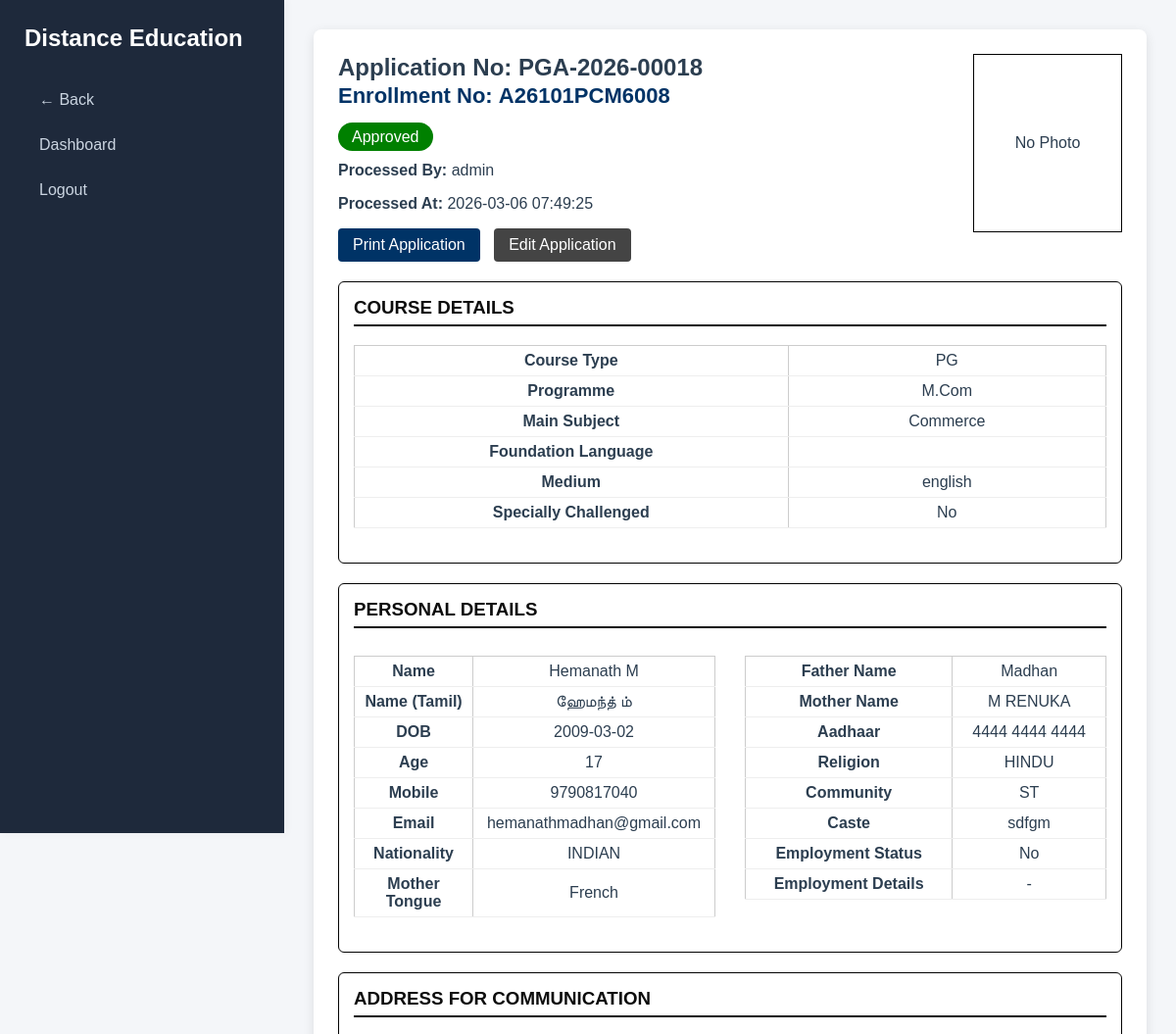
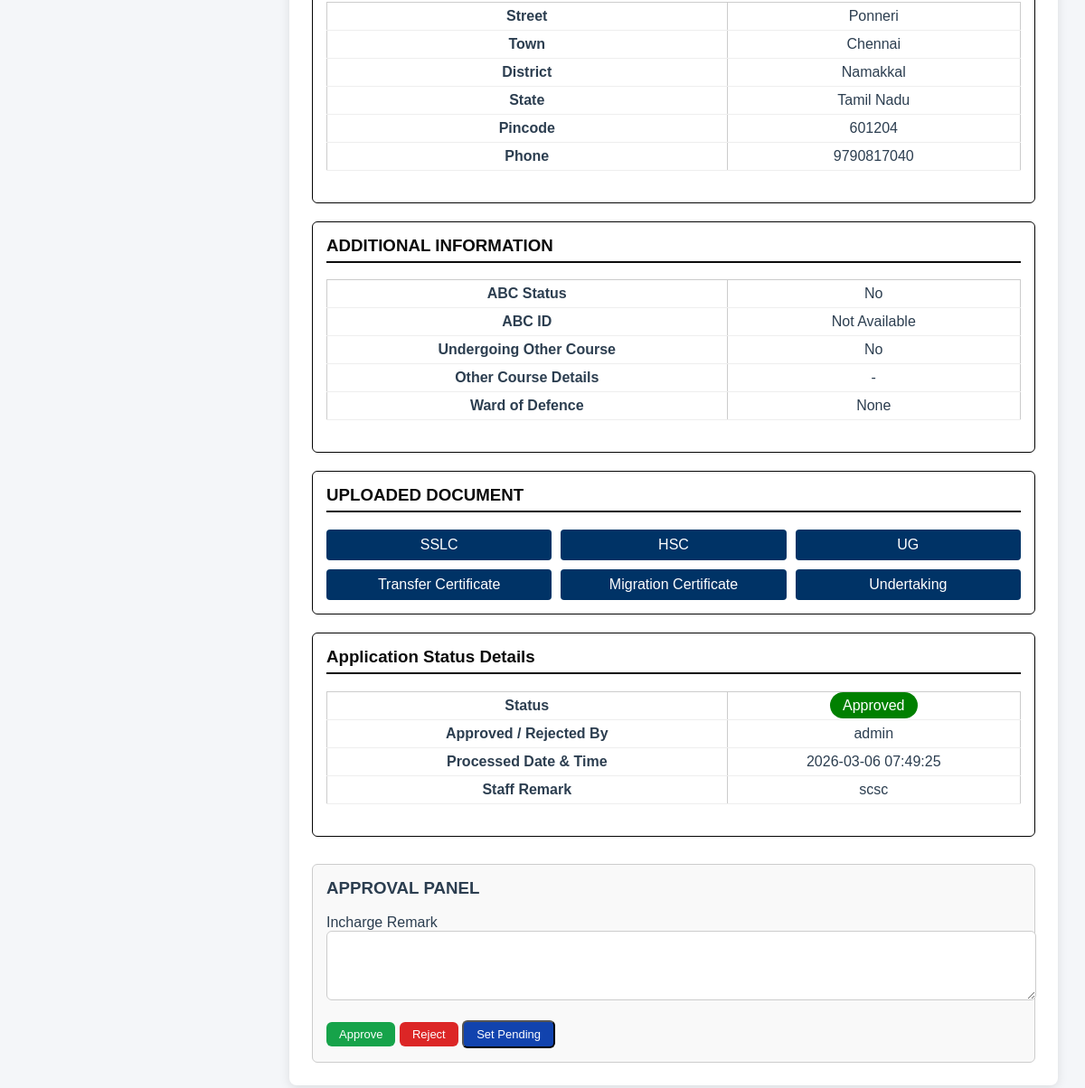
Page /admin/admission/view.php?id=72 (signed in) on the committed database (2 pictures, top to bottom).
### tables this page shows
CREATE TABLE `records` (
  `id` int(11) NOT NULL,
  `application_no` varchar(30) NOT NULL,
  `course_type` varchar(20) DEFAULT NULL,
  `foundation_lang` varchar(50) DEFAULT NULL,
  `programme_name` varchar(150) DEFAULT NULL,
  `main_subject` varchar(150) DEFAULT NULL,
  `medium` varchar(20) DEFAULT NULL,
  `differently_abled` varchar(5) DEFAULT NULL,
  `photo` varchar(255) DEFAULT NULL,
  `name` varchar(150) NOT NULL,
  `street` varchar(200) NOT NULL,
  `town` varchar(100) NOT NULL,
  `state` varchar(100) NOT NULL,
  `district` varchar(100) NOT NULL,
  `pincode` varchar(10) NOT NULL,
  `phone` varchar(15) DEFAULT NULL,
  `mobile` varchar(15) NOT NULL,
  `name_english` varchar(150) NOT NULL,
  `name_tamil` varchar(150) NOT NULL,
  `dob` date NOT NULL,
  `age` int(11) NOT NULL,
  `guardian_name` varchar(150) NOT NULL,
  `aadhaar` varchar(14) DEFAULT NULL,
  `nationality` varchar(50) DEFAULT NULL,
  `religion` varchar(100) DEFAULT NULL,
  `mother_tongue` varchar(100) DEFAULT NULL,
  `blood_group` varchar(5) DEFAULT NULL,
  `community` varchar(20) DEFAULT NULL,
  `caste` varchar(100) DEFAULT NULL,
  `employment_status` varchar(10) DEFAULT NULL,
  `employment_type` varchar(150) DEFAULT NULL,
  `other_course` varchar(10) DEFAULT NULL,
  `other_course_details` varchar(255) DEFAULT NULL,
  `defence_personnel` tinyint(1) DEFAULT 0,
  `ex_servicemen` tinyint(1) DEFAULT 0,
  `sslc_school` varchar(150) DEFAULT NULL,
  `sslc_board` varchar(150) DEFAULT NULL,
  `sslc_pass_year` varchar(20) DEFAULT NULL,
  `sslc_reg_no` varchar(50) DEFAULT NULL,
  `sslc_grade` varchar(50) DEFAULT NULL,
  `sslc_max_marks` varchar(20) DEFAULT NULL,
  `hsc_school` varchar(150) DEFAULT NULL,
  `hsc_board` varchar(150) DEFAULT NULL,
  `hsc_pass_year` varchar(20) DEFAULT NULL,
  `hsc_reg_no` varchar(50) DEFAULT NULL,
  `hsc_grade` varchar(50) DEFAULT NULL,
  `hsc_max_marks` varchar(20) DEFAULT NULL,
  `abc_status` varchar(10) DEFAULT NULL,
  `abc_id` varchar(12) DEFAULT NULL,
  `sslc_file` varchar(255) DEFAULT NULL,
  `hsc_file` varchar(255) DEFAULT NULL,
  `ug_file` varchar(255) DEFAULT NULL,
  `tc_file` varchar(255) DEFAULT NULL,
  `migration_file` varchar(255) DEFAULT NULL,
  `undertaking_file` varchar(255) DEFAULT NULL,
  `enclosures` text DEFAULT NULL,
  `created_at` timestamp NOT NULL DEFAULT current_timestamp(),
  `dip_school` varchar(200) DEFAULT NULL,
  `dip_board` varchar(200) DEFAULT NULL,
  `dip_pass_year` varchar(10) DEFAULT NULL,
  `dip_reg_no` varchar(50) DEFAULT NULL,
  `dip_grade` varchar(50) DEFAULT NULL,
  `dip_max_marks` varchar(50) DEFAULT NULL,
  `ug_school` varchar(200) DEFAULT NULL,
  `ug_board` varchar(200) DEFAULT NULL,
  `ug_pass_year` varchar(10) DEFAULT NULL,
  `ug_reg_no` varchar(50) DEFAULT NULL,
  `ug_grade` varchar(50) DEFAULT NULL,
  `ug_max_marks` varchar(50) DEFAULT NULL,
  `mother_name` varchar(100) NOT NULL,
  `email` varchar(150) NOT NULL,
  `defence_ward` varchar(50) DEFAULT NULL,
  `status` varchar(20) DEFAULT 'Pending',
  `staff_remark` text DEFAULT NULL,
  `processed_by` varchar(100) DEFAULT NULL,
  `processed_at` datetime DEFAULT NULL,
  `enrollment_no` varchar(30) DEFAULT NULL,
  `course_code` varchar(10) DEFAULT NULL,
  `course_id` int(11) DEFAULT NULL
);

CREATE TABLE `states` (
  `id` int(11) NOT NULL,
  `state_name` varchar(100) NOT NULL
);

### admin/admission/view.php (the view, shortened to what this page needs)
<?php
require_once "../../db.php";
$id = isset($_GET['id']) ? intval($_GET['id']) : 0;
$stmt = $conn->prepare("
    SELECT r.*, s.state_name
    FROM records r
    LEFT JOIN states s ON r.state = s.id
    WHERE r.id=?
");
$stmt->bind_param("i", $id);
$stmt->execute();
$data = $stmt->get_result()->fetch_assoc();
$baseURL  = "/admission/admission-form/uploads/";
$basePath = $_SERVER['DOCUMENT_ROOT'] . $baseURL;
$appFolder = $data['application_no'] . "/";
$photoFile = $data['photo'] ?? '';
$photoPath = $basePath . $appFolder . $photoFile;
$photoURL  = $baseURL . $appFolder . $photoFile;
$statusClass = "badge-pending";
if($data['status']=="Approved") $statusClass="badge-approved";
elseif($data['status']=="Rejected") $statusClass="badge-rejected";
?>
<!DOCTYPE html>
<html>
<head>
<link rel="stylesheet" href="../assets/style.css">
</head>
<body>
<div class="sidebar">
<h2>Distance Education</h2>
<a href="list.php">← Back</a>
<a href="../dashboard.php">Dashboard</a>
<a href="../logout.php">Logout</a>
</div>
<div class="main">
<div class="main-card">
<div class="header-flex">
<div>
<h2>
Application No: <?php echo htmlspecialchars($data['application_no']); ?>
<?php if(strtolower(trim($data['status'])) == "approved"
      && !empty($data['enrollment_no'])): ?>
    <br>
    <span style="font-size:22px;color:#003366;">
        Enrollment No:
        <strong>
            <?php echo htmlspecialchars($data['enrollment_no']); ?>
        </strong>
    </span>
<?php endif; ?>
</h2>
<p>
<span class="<?php echo $statusClass; ?>">
<?php echo htmlspecialchars($data['status']); ?>
</span>
</p>
<p><strong>Processed By:</strong> <?php echo $data['processed_by'] ?? '-'; ?></p>
<p><strong>Processed At:</strong> <?php echo $data['processed_at'] ?? '-'; ?></p>
<div style="margin-top:15px;">
<a href="print.php?id=<?php echo $data['id']; ?>"
   target="_blank"
   class="doc-btn"
   style="display:inline-block;width:auto;padding:8px 15px;">
   Print Application
</a>
<a href="edit.php?id=<?php echo $data['id']; ?>"
   class="doc-btn"
   style="display:inline-block;width:auto;padding:8px 15px;background:#444;margin-left:10px;">
   Edit Application
</a>
</div>
</div>
<div class="photo-box">
<?php if(!empty($photoFile) && file_exists($photoPath)): ?>
<img src="<?php echo $photoURL; ?>">
<?php else: ?>
<div style="width:150px;height:180px;border:1px solid #000;
display:flex;align-items:center;justify-content:center;">
No Photo
</div>
<?php endif; ?>
</div>
</div>
<div class="section">
<h3> COURSE DETAILS</h3>
<table class="details-table">
<tr><td>Course Type</td><td><?php echo $data['course_type']; ?></td></tr>
<tr><td>Programme</td><td><?php echo $data['programme_name']; ?></td></tr>
<tr><td>Main Subject</td><td><?php echo $data['main_subject']; ?></td></tr>
<tr><td>Foundation Language</td><td><?php echo $data['foundation_lang']; ?></td></tr>
<tr><td>Medium</td><td><?php echo $data['medium']; ?></td></tr>
<tr>
<td>Specially Challenged</td>
<td>
<?php echo !empty($data['differently_abled'])
        ? htmlspecialchars($data['differently_abled'])
        : 'No'; ?>
</td>
</tr>
</table>
</div>
<div class="section">
<h3> PERSONAL DETAILS</h3>
<div style="display:flex; gap:30px; align-items:flex-start;">
<table class="details-table" style="width:50%;">
<tr><td>Name</td><td><?php echo $data['name'] ?? '-'; ?></td></tr>
<tr><td>Name (Tamil)</td><td><?php echo $data['name_tamil'] ?? '-'; ?></td></tr>
<tr><td>DOB</td><td><?php echo $data['dob'] ?? '-'; ?></td></tr>
<tr><td>Age</td><td><?php echo $data['age'] ?? '-'; ?></td></tr>
<tr><td>Mobile</td><td><?php echo $data['mobile'] ?? '-'; ?></td></tr>
<tr><td>Email</td><td><?php echo $data['email'] ?? '-'; ?></td></tr>
<tr><td>Nationality</td><td><?php echo $data['nationality'] ?? '-'; ?></td></tr>
<tr><td>Mother Tongue</td><td><?php echo $data['mother_tongue'] ?? '-'; ?></td></tr>
</table>
<table class="details-table" style="width:50%;">
<tr><td>Father Name</td><td><?php echo $data['guardian_name'] ?? '-'; ?></td></tr>
<tr><td>Mother Name</td><td><?php echo $data['mother_name'] ?? '-'; ?></td></tr>
<tr><td>Aadhaar</td><td><?php echo $data['aadhaar'] ?? '-'; ?></td></tr>
<tr><td>Religion</td><td><?php echo $data['religion'] ?? '-'; ?></td></tr>
<tr><td>Community</td><td><?php echo $data['community'] ?? '-'; ?></td></tr>
<tr><td>Caste</td><td><?php echo $data['caste'] ?? '-'; ?></td></tr>
<tr><td>Employment Status</td>
<td>
<?php
if(!empty($data['employment_status'])){
    echo ucfirst($data['employment_status']);
}else{
    echo '-';
}
?>
</td>
</tr>
<tr><td>Employment Details</td>
<td>
<?php echo $data['employment_type'] ?? '-'; ?>
</td>
</tr>
</table>
</div>
</div>
<div class="section">
<h3> ADDRESS FOR COMMUNICATION</h3>
<table class="details-table">
<tr><td>Street</td><td><?php echo $data['street']; ?></td></tr>
<tr><td>Town</td><td><?php echo $data['town']; ?></td></tr>
<tr><td>District</td><td><?php echo $data['district']; ?></td></tr>
<tr><td>State</td><td><?php echo $data['state_name']; ?></td></tr>
<tr><td>Pincode</td><td><?php echo $data['pincode']; ?></td></tr>
<tr><td>Phone</td><td><?php echo $data['phone']; ?></td></tr>
</table>
</div>
<div class="section">
<h3> ADDITIONAL INFORMATION</h3>
<table class="details-table">
<tr>
<td>ABC Status</td>
<td>
<?php echo htmlspecialchars($data['abc_status'] ?? 'No'); ?>
</td>
</tr>
<tr>
<td>ABC ID</td>
<td>
<?php
if(!empty($data['abc_id'])){
    echo chunk_split($data['abc_id'],4,' ');
}else{
    echo 'Not Available';
}
?>
</td>
</tr>
<tr>
<td>Undergoing Other Course</td>
<td>
<?php echo htmlspecialchars($data['other_course'] ?? 'No'); ?>
</td>
</tr>
<tr>
<td>Other Course Details</td>
<td>
<?php echo !empty($data['other_course_details'])
        ? htmlspecialchars($data['other_course_details'])
        : '-'; ?>
</td>
</tr>
<tr>
<td>Ward of Defence</td>
<td>
<?php
if(!empty($data['defence_personnel'])){
    echo "Defence Personnel";
}
elseif(!empty($data['ex_servicemen'])){
    echo "Ex-Servicemen";
}
else{
    echo "None";
}
?>
</td>
</tr>
</table>
</div>
<div class="section">
<h3> UPLOADED DOCUMENT</h3>
<div class="doc-grid">
<?php
$files = [
'sslc_file'=>'SSLC',
'hsc_file'=>'HSC',
'ug_file'=>'UG',
'tc_file'=>'Transfer Certificate',
'migration_file'=>'Migration Certificate',
'undertaking_file'=>'Undertaking'
];
foreach($files as $key=>$label){
if(!empty($data[$key])){
echo '<a class="doc-btn" target="_blank" href="'.$baseURL.$appFolder.$data[$key].'">'.$label.'</a>';
}
}
?>
</div>
</div>
<div class="section">
<h3>Application Status Details</h3>
<table class="details-table">
<tr>
<td>Status</td>
<td>
<span class="<?php echo $statusClass; ?>">
<?php echo htmlspecialchars($data['status']); ?>
</span>
</td>
</tr>
<tr>
<td>Approved / Rejected By</td>
<td><?php echo htmlspecialchars($data['processed_by'] ?? '-'); ?></td>
</tr>
<tr>
<td>Processed Date & Time</td>
<td><?php echo htmlspecialchars($data['processed_at'] ?? '-'); ?></td>
</tr>
<tr>
<td>Staff Remark</td>
<td><?php echo htmlspecialchars($data['staff_remark'] ?? 'Not Updated'); ?></td>
</tr>
</table>
</div>
<div class="approval-box">
<h3>APPROVAL PANEL</h3>
<form method="POST">
<label>Incharge Remark</label>
<textarea name="remark" rows="3" required></textarea>
<br><br>
<button type="submit" name="action" value="approve" class="btn approve">Approve</button>
<button type="submit" name="action" value="reject" class="btn reject">Reject</button>
<button type="submit" name="action" value="pending" class="btn view">Set Pending</button>
</form>
</div>
</div>
</div>
</body>
</html>

### admin/assets/style.css (style rules this page uses)
body { margin:0; font-family: "Segoe UI", Arial, sans-serif; background:#f4f6f9; color:#2c3e50; }
h1,h2,h3 { margin-top:0; font-weight:600; }
.sidebar { width:240px; height:100vh; position:fixed; background:#1e293b; padding:25px; box-shadow:2px 0 8px rgba(0,0,0,0.05); }
.sidebar h2 { color:#fff; margin-bottom:30px; }
.sidebar a { display:block; padding:10px 15px; margin-bottom:8px; color:#cbd5e1; text-decoration:none; border-radius:6px; transition:0.3s; }
.main { margin-left:290px; padding:30px; }
.btn { padding:6px 14px; border-radius:6px; text-decoration:none; font-size:13px; cursor:pointer; transition:0.3s; display:inline-block; }
.btn.view { background:#1143ae; color:white; }
.btn.approve { background:#16a34a; color:white; border:none; }
.btn.reject { background:#dc2626; color:white; border:none; }
.details-table { width:100%; border-collapse:collapse; margin-bottom:20px; }
.details-table td { padding:10px; border-bottom:1px solid #e2e8f0; }
.details-table td:first-child { font-weight:600; width:200px; }
.doc-btn { flex: 1 1 250px; text-align: center; padding: 10px; background: #2f6fd6; color: #fff; text-decoration: none; border-radius: 6px; }
textarea { width:100%; padding:12px; border:1px solid #ccc; border-radius:6px; resize:vertical; }
.details-table { width: 100%; border-collapse: collapse; margin-top: 10px; }
.details-table th, .details-table td { border: 1px solid #ccc; padding: 8px; text-align: center; vertical-align: middle; }
.details-table th:nth-child(1), .details-table td:nth-child(1) { width: 12%; }
.details-table th:nth-child(2), .details-table td:nth-child(2) { width: 22%; }
body { margin:0; font-family:Arial; }

### admin/admission/view.php (style rules this page uses)
.main-card { background:#fff; padding:25px; border-radius:8px; box-shadow:0 3px 12px rgba(0,0,0,0.1); }
.header-flex { display:flex; justify-content:space-between; align-items:flex-start; }
.badge-approved { background:green;color:#fff;padding:6px 14px;border-radius:20px; }
.section { margin-top:20px; border:1px solid #030303; border-radius:6px; padding:15px; }
.section h3 { margin-top:0; border-bottom:2px solid #0c0c0c; padding-bottom:6px; color:#0c0c0c; }
.details-table { width:100%; border-collapse:collapse; }
.details-table td { padding:6px 10px; border-bottom:1px solid #eee; }
.details-table td:first-child { font-weight:bold; width:30%; }
.doc-grid { display:grid; grid-template-columns:repeat(auto-fit,minmax(200px,1fr)); gap:10px; }
.doc-btn { display:block; background:#003366; color:#fff; padding:8px; text-align:center; border-radius:4px; text-decoration:none; }
.approval-box { margin-top:30px; border:1px solid #ccc; padding:15px; border-radius:6px; background:#f9f9f9; }
textarea { width:98%; padding:15px; }

### rows in the picture
records: application_no "PGA-2026-00018", enrollment_no "A26101PCM6008", status "Approved", processed_by "admin", processed_at "2026-03-06 07:49:25", course_type "PG", programme_name "M.Com", main_subject "Commerce", medium "english", name "Hemanath M", name_tamil "ஹேமந்த் ம்", dob "2009-03-02", age "17", mobile "9790817040", email "hemanathmadhan@gmail.com", nationality "INDIAN", mother_tongue "French", guardian_name "Madhan", mother_name "M RENUKA", aadhaar "4444 4444 4444", religion "HINDU", community "ST", caste "sdfgm", employment_status "No", employment_type "-", street "Ponneri", town "Chennai", district "Namakkal", states.state_name "Tamil Nadu", pincode "601204", phone "9790817040", abc_status "No", other_course "No", staff_remark "scsc"

### other values in the picture
$label "SSLC"
$label "HSC"
$label "UG"
$label "Transfer Certificate"
$label "Migration Certificate"
$label "Undertaking"
